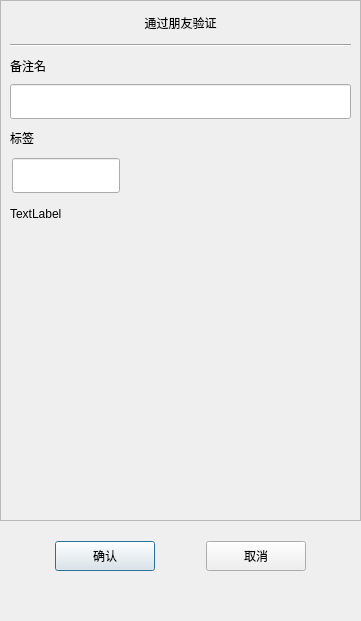
<?xml version="1.0" encoding="UTF-8"?>
<ui version="4.0">
 <class>AuthenFriend</class>
 <widget class="QDialog" name="AuthenFriend">
  <property name="geometry">
   <rect>
    <x>0</x>
    <y>0</y>
    <width>361</width>
    <height>621</height>
   </rect>
  </property>
  <property name="minimumSize">
   <size>
    <width>361</width>
    <height>621</height>
   </size>
  </property>
  <property name="maximumSize">
   <size>
    <width>361</width>
    <height>621</height>
   </size>
  </property>
  <property name="windowTitle">
   <string>Dialog</string>
  </property>
  <layout class="QVBoxLayout" name="verticalLayout">
   <property name="spacing">
    <number>0</number>
   </property>
   <property name="leftMargin">
    <number>0</number>
   </property>
   <property name="topMargin">
    <number>0</number>
   </property>
   <property name="rightMargin">
    <number>0</number>
   </property>
   <property name="bottomMargin">
    <number>0</number>
   </property>
   <item>
    <widget class="QScrollArea" name="scrollArea">
     <property name="minimumSize">
      <size>
       <width>0</width>
       <height>500</height>
      </size>
     </property>
     <property name="widgetResizable">
      <bool>true</bool>
     </property>
     <widget class="QWidget" name="scrollcontent">
      <property name="geometry">
       <rect>
        <x>0</x>
        <y>0</y>
        <width>359</width>
        <height>519</height>
       </rect>
      </property>
      <layout class="QVBoxLayout" name="verticalLayout_6">
       <property name="spacing">
        <number>0</number>
       </property>
       <property name="leftMargin">
        <number>0</number>
       </property>
       <property name="rightMargin">
        <number>0</number>
       </property>
       <item>
        <widget class="QLabel" name="apply_lb">
         <property name="minimumSize">
          <size>
           <width>0</width>
           <height>25</height>
          </size>
         </property>
         <property name="maximumSize">
          <size>
           <width>16777215</width>
           <height>25</height>
          </size>
         </property>
         <property name="text">
          <string>通过朋友验证</string>
         </property>
         <property name="alignment">
          <set>Qt::AlignCenter</set>
         </property>
        </widget>
       </item>
       <item>
        <widget class="QWidget" name="apply_wid" native="true">
         <layout class="QVBoxLayout" name="verticalLayout_2">
          <item>
           <widget class="Line" name="h_line">
            <property name="orientation">
             <enum>Qt::Horizontal</enum>
            </property>
           </widget>
          </item>
          <item>
           <widget class="QLabel" name="label_2">
            <property name="minimumSize">
             <size>
              <width>0</width>
              <height>25</height>
             </size>
            </property>
            <property name="maximumSize">
             <size>
              <width>16777215</width>
              <height>25</height>
             </size>
            </property>
            <property name="text">
             <string>备注名</string>
            </property>
           </widget>
          </item>
          <item>
           <widget class="CustomizeEdit" name="back_ed">
            <property name="minimumSize">
             <size>
              <width>0</width>
              <height>35</height>
             </size>
            </property>
            <property name="maximumSize">
             <size>
              <width>16777215</width>
              <height>35</height>
             </size>
            </property>
           </widget>
          </item>
          <item>
           <widget class="QLabel" name="label_3">
            <property name="minimumSize">
             <size>
              <width>0</width>
              <height>25</height>
             </size>
            </property>
            <property name="maximumSize">
             <size>
              <width>16777215</width>
              <height>25</height>
             </size>
            </property>
            <property name="text">
             <string>标签</string>
            </property>
           </widget>
          </item>
          <item>
           <widget class="QWidget" name="lb_group_wid" native="true">
            <property name="minimumSize">
             <size>
              <width>0</width>
              <height>50</height>
             </size>
            </property>
            <layout class="QVBoxLayout" name="verticalLayout_4">
             <property name="spacing">
              <number>0</number>
             </property>
             <property name="leftMargin">
              <number>0</number>
             </property>
             <property name="topMargin">
              <number>0</number>
             </property>
             <property name="rightMargin">
              <number>0</number>
             </property>
             <property name="bottomMargin">
              <number>0</number>
             </property>
             <item>
              <widget class="QWidget" name="gridWidget" native="true">
               <property name="minimumSize">
                <size>
                 <width>0</width>
                 <height>40</height>
                </size>
               </property>
               <property name="maximumSize">
                <size>
                 <width>16777215</width>
                 <height>40</height>
                </size>
               </property>
               <widget class="CustomizeEdit" name="lb_ed">
                <property name="geometry">
                 <rect>
                  <x>2</x>
                  <y>2</y>
                  <width>108</width>
                  <height>35</height>
                 </rect>
                </property>
                <property name="minimumSize">
                 <size>
                  <width>0</width>
                  <height>0</height>
                 </size>
                </property>
                <property name="maximumSize">
                 <size>
                  <width>16777215</width>
                  <height>35</height>
                 </size>
                </property>
               </widget>
              </widget>
             </item>
             <item>
              <widget class="QWidget" name="input_tip_wid" native="true">
               <property name="minimumSize">
                <size>
                 <width>0</width>
                 <height>35</height>
                </size>
               </property>
               <layout class="QVBoxLayout" name="verticalLayout_5">
                <property name="spacing">
                 <number>0</number>
                </property>
                <property name="leftMargin">
                 <number>0</number>
                </property>
                <property name="topMargin">
                 <number>0</number>
                </property>
                <property name="rightMargin">
                 <number>0</number>
                </property>
                <property name="bottomMargin">
                 <number>0</number>
                </property>
                <item>
                 <widget class="ClickedOnceLabel" name="tip_lb">
                  <property name="text">
                   <string>TextLabel</string>
                  </property>
                  <property name="alignment">
                   <set>Qt::AlignLeading|Qt::AlignLeft|Qt::AlignVCenter</set>
                  </property>
                 </widget>
                </item>
               </layout>
              </widget>
             </item>
            </layout>
           </widget>
          </item>
          <item>
           <widget class="QWidget" name="widget" native="true">
            <property name="minimumSize">
             <size>
              <width>0</width>
              <height>60</height>
             </size>
            </property>
            <property name="maximumSize">
             <size>
              <width>16777215</width>
              <height>16777215</height>
             </size>
            </property>
            <layout class="QHBoxLayout" name="horizontalLayout">
             <property name="leftMargin">
              <number>0</number>
             </property>
             <property name="topMargin">
              <number>0</number>
             </property>
             <property name="rightMargin">
              <number>0</number>
             </property>
             <property name="bottomMargin">
              <number>0</number>
             </property>
             <item>
              <widget class="QWidget" name="lb_list" native="true">
               <property name="minimumSize">
                <size>
                 <width>287</width>
                 <height>50</height>
                </size>
               </property>
               <property name="maximumSize">
                <size>
                 <width>287</width>
                 <height>16777215</height>
                </size>
               </property>
              </widget>
             </item>
             <item>
              <widget class="QWidget" name="more_lb_wid" native="true">
               <property name="minimumSize">
                <size>
                 <width>30</width>
                 <height>0</height>
                </size>
               </property>
               <property name="maximumSize">
                <size>
                 <width>30</width>
                 <height>16777215</height>
                </size>
               </property>
               <layout class="QVBoxLayout" name="verticalLayout_3">
                <property name="leftMargin">
                 <number>2</number>
                </property>
                <property name="topMargin">
                 <number>2</number>
                </property>
                <property name="rightMargin">
                 <number>2</number>
                </property>
                <property name="bottomMargin">
                 <number>2</number>
                </property>
                <item>
                 <spacer name="verticalSpacer_2">
                  <property name="orientation">
                   <enum>Qt::Vertical</enum>
                  </property>
                  <property name="sizeHint" stdset="0">
                   <size>
                    <width>20</width>
                    <height>40</height>
                   </size>
                  </property>
                 </spacer>
                </item>
                <item>
                 <widget class="ClickedOnceLabel" name="more_lb">
                  <property name="minimumSize">
                   <size>
                    <width>25</width>
                    <height>25</height>
                   </size>
                  </property>
                  <property name="maximumSize">
                   <size>
                    <width>25</width>
                    <height>25</height>
                   </size>
                  </property>
                  <property name="text">
                   <string/>
                  </property>
                 </widget>
                </item>
                <item>
                 <spacer name="verticalSpacer_4">
                  <property name="orientation">
                   <enum>Qt::Vertical</enum>
                  </property>
                  <property name="sizeType">
                   <enum>QSizePolicy::Fixed</enum>
                  </property>
                  <property name="sizeHint" stdset="0">
                   <size>
                    <width>20</width>
                    <height>60</height>
                   </size>
                  </property>
                 </spacer>
                </item>
               </layout>
              </widget>
             </item>
            </layout>
           </widget>
          </item>
         </layout>
        </widget>
       </item>
      </layout>
     </widget>
    </widget>
   </item>
   <item>
    <spacer name="verticalSpacer_3">
     <property name="orientation">
      <enum>Qt::Vertical</enum>
     </property>
     <property name="sizeType">
      <enum>QSizePolicy::Fixed</enum>
     </property>
     <property name="sizeHint" stdset="0">
      <size>
       <width>20</width>
       <height>10</height>
      </size>
     </property>
    </spacer>
   </item>
   <item>
    <widget class="QWidget" name="apply_sure_wid" native="true">
     <property name="minimumSize">
      <size>
       <width>0</width>
       <height>50</height>
      </size>
     </property>
     <layout class="QHBoxLayout" name="horizontalLayout_2">
      <item>
       <spacer name="horizontalSpacer">
        <property name="orientation">
         <enum>Qt::Horizontal</enum>
        </property>
        <property name="sizeHint" stdset="0">
         <size>
          <width>39</width>
          <height>20</height>
         </size>
        </property>
       </spacer>
      </item>
      <item>
       <widget class="ClickedBtn" name="sure_btn">
        <property name="minimumSize">
         <size>
          <width>100</width>
          <height>30</height>
         </size>
        </property>
        <property name="maximumSize">
         <size>
          <width>100</width>
          <height>30</height>
         </size>
        </property>
        <property name="text">
         <string>确认</string>
        </property>
       </widget>
      </item>
      <item>
       <spacer name="horizontalSpacer_3">
        <property name="orientation">
         <enum>Qt::Horizontal</enum>
        </property>
        <property name="sizeHint" stdset="0">
         <size>
          <width>40</width>
          <height>20</height>
         </size>
        </property>
       </spacer>
      </item>
      <item>
       <widget class="ClickedBtn" name="cancel_btn">
        <property name="minimumSize">
         <size>
          <width>100</width>
          <height>30</height>
         </size>
        </property>
        <property name="text">
         <string>取消</string>
        </property>
       </widget>
      </item>
      <item>
       <spacer name="horizontalSpacer_2">
        <property name="orientation">
         <enum>Qt::Horizontal</enum>
        </property>
        <property name="sizeHint" stdset="0">
         <size>
          <width>40</width>
          <height>20</height>
         </size>
        </property>
       </spacer>
      </item>
     </layout>
    </widget>
   </item>
   <item>
    <spacer name="verticalSpacer">
     <property name="orientation">
      <enum>Qt::Vertical</enum>
     </property>
     <property name="sizeType">
      <enum>QSizePolicy::Fixed</enum>
     </property>
     <property name="sizeHint" stdset="0">
      <size>
       <width>20</width>
       <height>40</height>
      </size>
     </property>
    </spacer>
   </item>
  </layout>
 </widget>
 <customwidgets>
  <customwidget>
   <class>ClickedBtn</class>
   <extends>QPushButton</extends>
   <header location="global">clickedbtn.h</header>
  </customwidget>
  <customwidget>
   <class>CustomizeEdit</class>
   <extends>QLineEdit</extends>
   <header location="global">customizeedit.h</header>
  </customwidget>
  <customwidget>
   <class>ClickedOnceLabel</class>
   <extends>QLabel</extends>
   <header>clickedoncelabel.h</header>
  </customwidget>
 </customwidgets>
 <resources/>
 <connections/>
</ui>
